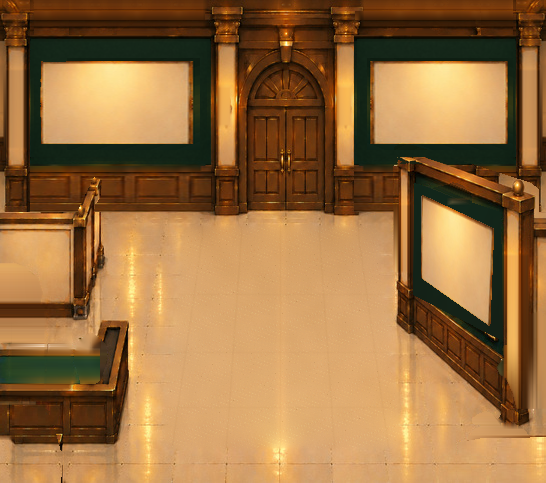
#> input picture a18/layout-test/assets/entrance/v09/entrance_architecture_v09.png, 546 x 483 px
$ python build_v10_visual.py
#> lines starting #> are read from the running program, lines starting #| are printed output that depends on the picture; after the words box and inside, x2 and y2 are one past the last pixel; in counts of white or black regions, pixels touching at a corner belong together
"""Build bounded, reversible visual patches from approved v09 OFF architecture.
No external generated image, no geometry change outside the listed rectangles.
"""
from pathlib import Path
from PIL import Image,ImageDraw,ImageFilter
import numpy as np, cv2, json, hashlib
ROOT=Path(__file__).resolve().parent
F=ROOT/'layout-test/assets/entrance/v09'
original=F/'entrance_architecture_v09.png'
sha=lambda p:hashlib.sha256(p.read_bytes()).hexdigest()
assert sha(original)=='565c990b0b4a1d91a7d07310c7ae20566edae1fb3ea31943371b573601e01aca'
base=np.asarray(Image.open(original).convert('RGB')).copy()
#> base is the input picture: shape (483, 546, 3); mean R, G, B 155.4, 113.1, 65.7
assert base.shape==(483,546,3)
# Correct a small damaged beige floor transition left by object cleanup, without
# touching the surviving reception desk/handrail: the mask is entirely floor-side.
# The source image is immutable, all changed pixels are accounted for.
mask=np.zeros((483,546),dtype=np.uint8)
cv2.ellipse(mask,(94,326),(12,20),0,0,360,255,-1)
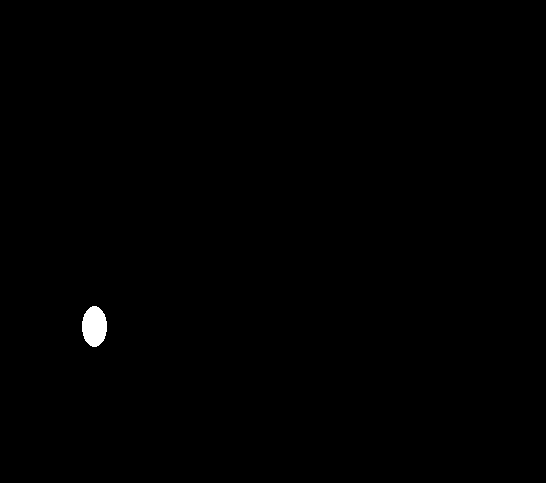
#> mask: shape (483, 546); 0.3% white; 1 white region, box (x1, y1, x2, y2) and area: (82, 306, 107, 347) 799
# Poisson-clone undamaged floor from 70px to the right; inpainting here
# sampled the reception desk's dark edge, making the deletion mark *worse*.
shifted=base.copy()
shifted[:,:476]=base[:,70:]
shifted[:,476:]=base[:,-1:,:]
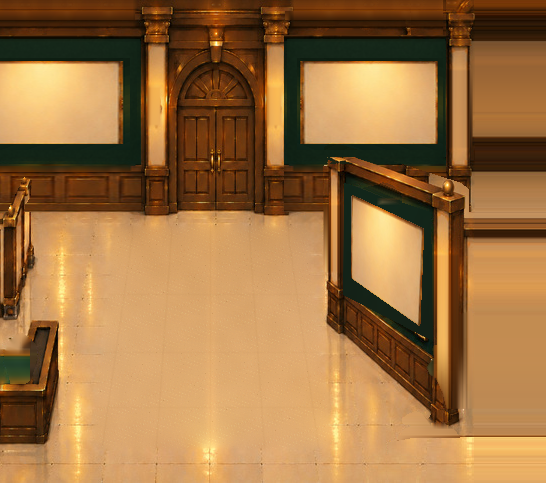
#> shifted: shape (483, 546, 3); mean R, G, B 159.6, 115.9, 67.5
repaired=cv2.seamlessClone(cv2.cvtColor(shifted,cv2.COLOR_RGB2BGR),
 cv2.cvtColor(base,cv2.COLOR_RGB2BGR),mask,(94,326),cv2.NORMAL_CLONE)
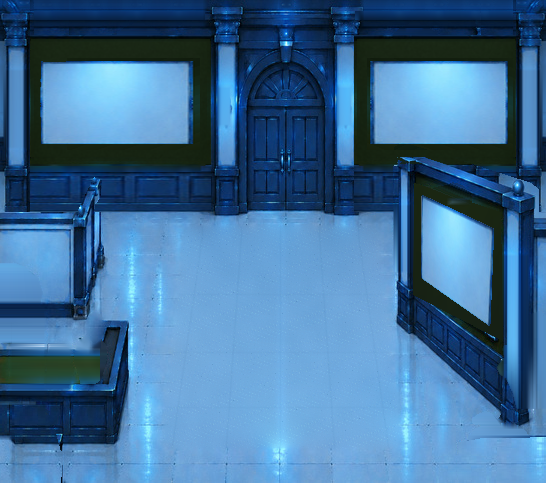
#> repaired: shape (483, 546, 3); mean R, G, B 65.7, 113, 155.4
repaired=cv2.cvtColor(repaired,cv2.COLOR_BGR2RGB)
changed=np.any(repaired!=base,axis=2)
#> changed: shape (483, 546) bool; 0.33% white; 1 white region, box (x1, y1, x2, y2) and area: (83, 307, 106, 346) 879
assert 100<changed.sum()<1400
output=repaired
# Leave other image content exactly unchanged.
assert np.array_equal(output[~changed],base[~changed])
bg=F/'entrance_architecture_v10.png'
Image.fromarray(output,'RGB').save(bg,optimize=True)
# Dynamic rear frames need the old fixed landscape matte erased only while a
# photograph is installed. Use green wallpaper from adjoining undamaged strips.
# Overlay has transparent pixels everywhere except the two known green panels.
patch=np.zeros((483,546,4),dtype=np.uint8)
regions={'rear_left':[38,58,195,151],'rear_right':[369,58,511,151]}
for label,(x0,y0,x1,y1) in regions.items():
  # sample wall wallpaper from outside the baked rectangular mat; y-wise
  # samples preserve the original lighting gradient.
  for y in range(y0,y1):
    l=np.median(output[y,max(x0-7,0):x0-3].astype(float),axis=0)
    rr=np.median(output[y,x1+3:x1+7].astype(float),axis=0)
    # green panels should not accidentally sample wooden column outlines.
    if max(l)>140 or max(rr)>140 or l[1]>105 or rr[1]>105:
      print('wall sample anomaly',label,y,l,rr)
    for x in range(x0,x1):
      t=(x-x0)/(x1-x0-1)
      blend=l*(1-t)+rr*t
      # subtle row-based variation from the adjacent wallpaper; no random fills
      noise=((int(x*13+y*7)%17)-8)*.12
      patch[y,x,:3]=np.uint8(np.clip(blend+noise,0,255))
      patch[y,x,3]=255
  assert np.all(patch[y0:y1,x0:x1,3]==255)
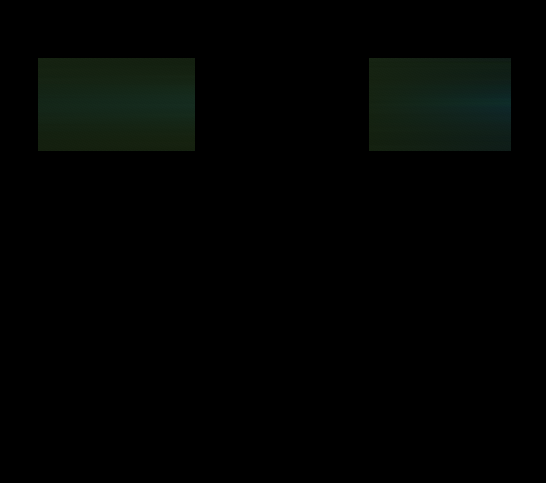
#> patch: shape (483, 546, 4); mean B, G, R, A 2.3, 3.7, 2, 26.9
wall=F/'entrance_rear_clear_v10.png'
Image.fromarray(patch,'RGBA').save(wall,optimize=True)
summary={
 'baseline_sha256':sha(original),
 'background_file':bg.name,'background_sha256':sha(bg),
 'counter_floor_repair_pixels':int(changed.sum()),'counter_region':[84,307,100,340],
 'rear_wall_file':wall.name,'rear_wall_sha256':sha(wall),
 'rear_wall_regions':regions,
 'background_unchanged_outside_repair':True,
}
(F/'v10_visual_manifest.json').write_text(json.dumps(summary,ensure_ascii=False,indent=2)+'\n',encoding='utf8')
print(json.dumps(summary,ensure_ascii=False,indent=2))
#| {
#|   "baseline_sha256": "565c990b0b4a1d91a7d07310c7ae20566edae1fb3ea31943371b573601e01aca",
#|   "background_file": "entrance_architecture_v10.png",
#|   "background_sha256": "2c2486801907460793ae7fd07a895cc464fdebe9fafe537e319ace8d736c057c",
#|   "counter_floor_repair_pixels": 879,
#|   "counter_region": [
#|     84,
#|     307,
#|     100,
#|     340
#|   ],
#|   "rear_wall_file": "entrance_rear_clear_v10.png",
#> (further printed lines are left out)
# Build audit montage, not part of shipped runtime.
a=Image.fromarray(base).crop((0,203,180,425)).resize((360,444))
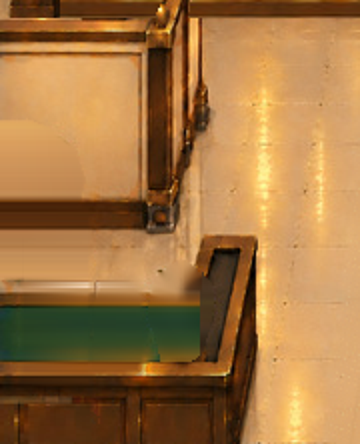
#> a: PIL image 360x444 RGB; mean R, G, B 162.8, 117.8, 67.3
b=Image.fromarray(output).crop((0,203,180,425)).resize((360,444))
both=Image.new('RGB',(720,485),'white');both.paste(a,(0,35));both.paste(b,(360,35))
#> after `both = Image.new('RGB', (720, 485), 'white')`: both: PIL image 720x485 RGB; every value is 255
#> after `both.paste(a, (0, 35))`:
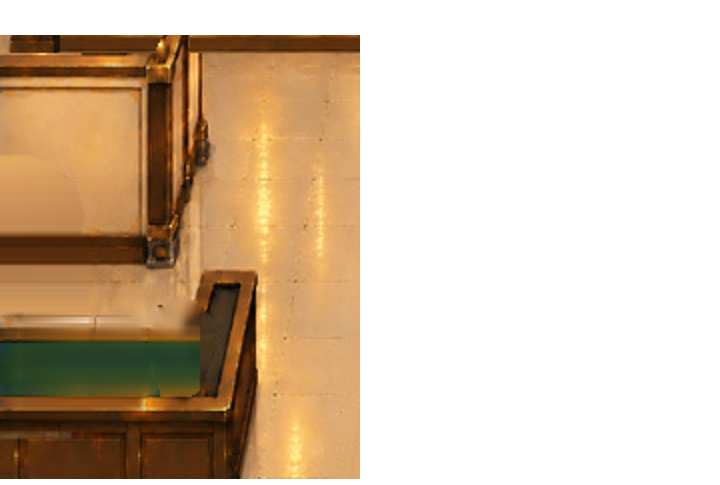
#> both: PIL image 720x485 RGB; mean R, G, B 212.8, 192.2, 169.1
#> after `both.paste(b, (360, 35))`:
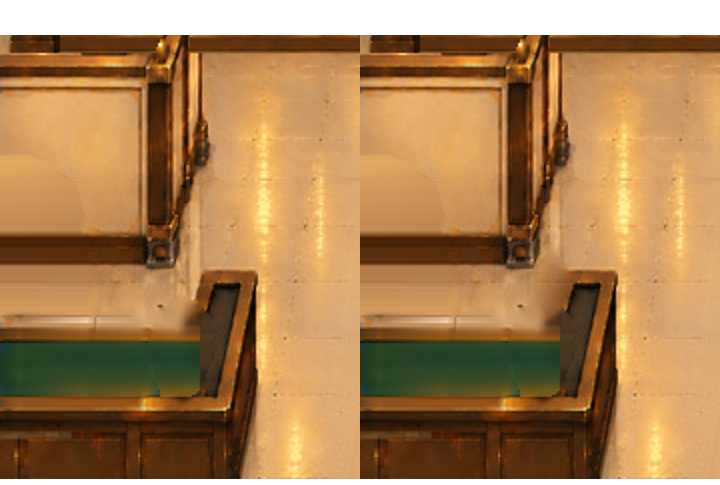
#> both: PIL image 720x485 RGB; mean R, G, B 170.5, 129.3, 83.1
ImageDraw.Draw(both).text((5,8),'Before',fill='black');ImageDraw.Draw(both).text((365,8),'After',fill='black')
audit=ROOT/'docs/qa/v10_counter_before_after.png'
audit.parent.mkdir(parents=True,exist_ok=True)
both.save(audit)
